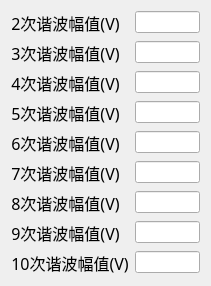
      <widget class="QWidget" name="layoutWidget_2">
       <property name="geometry">
        <rect>
         <x>340</x>
         <y>80</y>
         <width>211</width>
         <height>230</height>
        </rect>
       </property>
       <layout class="QFormLayout" name="formLayout_16">
        <item row="0" column="0">
         <widget class="QLabel" name="label_208">
          <property name="font">
           <font>
            <family>楷体</family>
            <pointsize>12</pointsize>
           </font>
          </property>
          <property name="text">
           <string>2次谐波幅值(V)</string>
          </property>
          <property name="alignment">
           <set>Qt::AlignCenter</set>
          </property>
         </widget>
        </item>
        <item row="0" column="1">
         <widget class="QLineEdit" name="ercixiebofuzhi"/>
        </item>
        <item row="1" column="0">
         <widget class="QLabel" name="label_209">
          <property name="font">
           <font>
            <family>楷体</family>
            <pointsize>12</pointsize>
           </font>
          </property>
          <property name="text">
           <string>3次谐波幅值(V)</string>
          </property>
          <property name="alignment">
           <set>Qt::AlignCenter</set>
          </property>
         </widget>
        </item>
        <item row="1" column="1">
         <widget class="QLineEdit" name="sancixiebofuzhi"/>
        </item>
        <item row="2" column="0">
         <widget class="QLabel" name="label_210">
          <property name="font">
           <font>
            <family>楷体</family>
            <pointsize>12</pointsize>
           </font>
          </property>
          <property name="text">
           <string>4次谐波幅值(V)</string>
          </property>
          <property name="alignment">
           <set>Qt::AlignCenter</set>
          </property>
         </widget>
        </item>
        <item row="2" column="1">
         <widget class="QLineEdit" name="sicixiebofuzhi"/>
        </item>
        <item row="3" column="0">
         <widget class="QLabel" name="label_211">
          <property name="font">
           <font>
            <family>楷体</family>
            <pointsize>12</pointsize>
           </font>
          </property>
          <property name="text">
           <string>5次谐波幅值(V)</string>
          </property>
          <property name="alignment">
           <set>Qt::AlignCenter</set>
          </property>
         </widget>
        </item>
        <item row="3" column="1">
         <widget class="QLineEdit" name="wucixiebofuzhi"/>
        </item>
        <item row="4" column="0">
         <widget class="QLabel" name="label_212">
          <property name="font">
           <font>
            <family>楷体</family>
            <pointsize>12</pointsize>
           </font>
          </property>
          <property name="text">
           <string>6次谐波幅值(V)</string>
          </property>
          <property name="alignment">
           <set>Qt::AlignCenter</set>
          </property>
         </widget>
        </item>
        <item row="4" column="1">
         <widget class="QLineEdit" name="liucixiebofuzhi"/>
        </item>
        <item row="5" column="0">
         <widget class="QLabel" name="label_213">
          <property name="font">
           <font>
            <family>楷体</family>
            <pointsize>12</pointsize>
           </font>
          </property>
          <property name="text">
           <string>7次谐波幅值(V)</string>
          </property>
          <property name="alignment">
           <set>Qt::AlignCenter</set>
          </property>
         </widget>
        </item>
        <item row="5" column="1">
         <widget class="QLineEdit" name="qicixiebofuzhi"/>
        </item>
        <item row="6" column="0">
         <widget class="QLabel" name="label_214">
          <property name="font">
           <font>
            <family>楷体</family>
            <pointsize>12</pointsize>
           </font>
          </property>
          <property name="text">
           <string>8次谐波幅值(V)</string>
          </property>
          <property name="alignment">
           <set>Qt::AlignCenter</set>
          </property>
         </widget>
        </item>
        <item row="6" column="1">
         <widget class="QLineEdit" name="bacixiebofuzhi"/>
        </item>
        <item row="7" column="0">
         <widget class="QLabel" name="label_215">
          <property name="font">
           <font>
            <family>楷体</family>
            <pointsize>12</pointsize>
           </font>
          </property>
          <property name="text">
           <string>9次谐波幅值(V)</string>
          </property>
          <property name="alignment">
           <set>Qt::AlignCenter</set>
          </property>
         </widget>
        </item>
        <item row="7" column="1">
         <widget class="QLineEdit" name="jiucixiebofuzhi"/>
        </item>
        <item row="8" column="0">
         <widget class="QLabel" name="label_216">
          <property name="font">
           <font>
            <family>楷体</family>
            <pointsize>12</pointsize>
           </font>
          </property>
          <property name="text">
           <string>10次谐波幅值(V)</string>
          </property>
          <property name="alignment">
           <set>Qt::AlignCenter</set>
          </property>
         </widget>
        </item>
        <item row="8" column="1">
         <widget class="QLineEdit" name="shicixiebofuzhi"/>
        </item>
       </layout>
      </widget>
